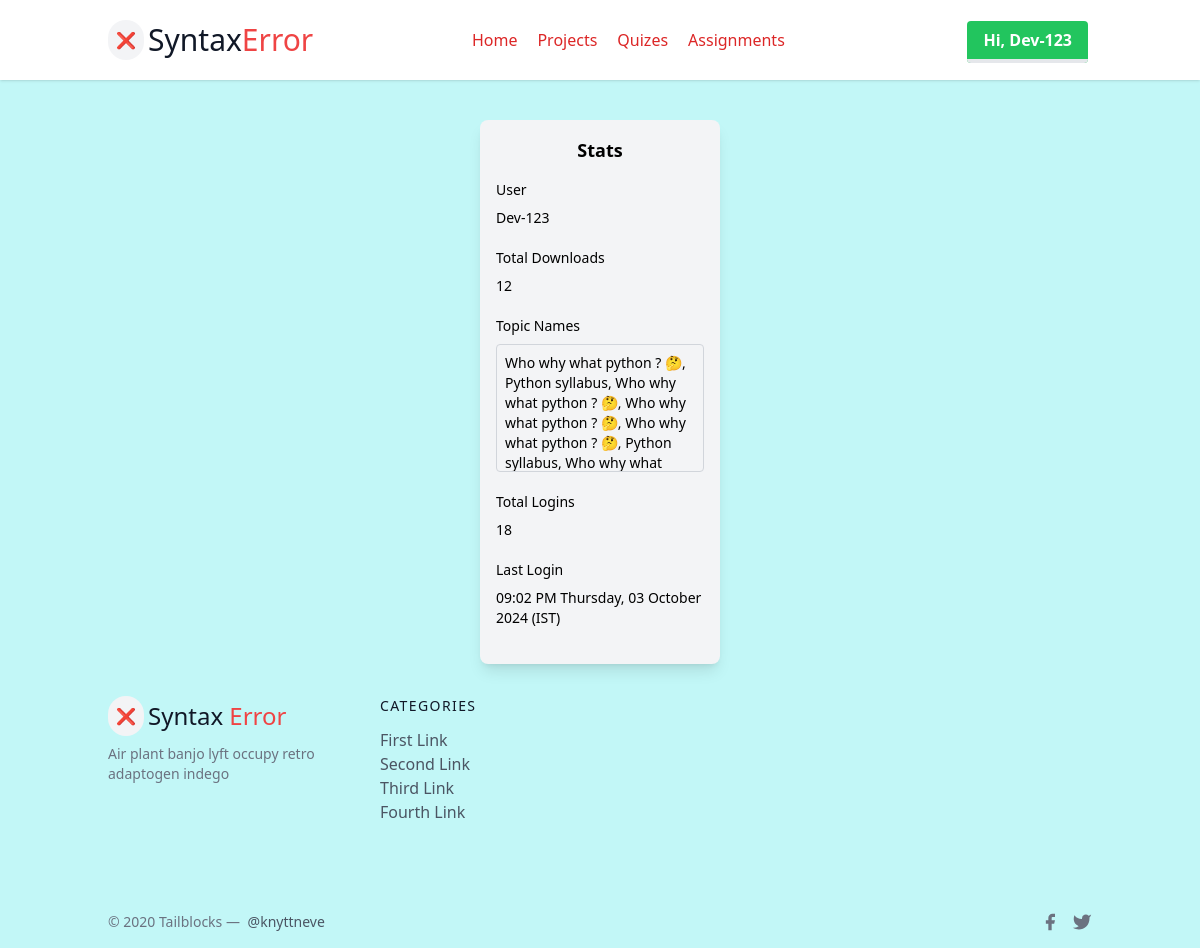
Screenshot of /view-stats/ (signed in) with the database file from the repository.
### all_apps/users/models.py (models this page shows, shortened)
class Stats(models.Model):
    profile = models.OneToOneField(Profile, on_delete=models.CASCADE)  # One-to-One relationship with Profile
    total_downloads = models.IntegerField(null=True, default=0)
    topic_names = models.TextField(null=True, blank=True)
    total_logins = models.IntegerField(null=True, default=0)
    last_login = models.CharField(null=True, blank=True,max_length=200)

class Profile(models.Model):
    user = models.OneToOneField(User, on_delete=models.CASCADE)
    image = models.ImageField(upload_to='profile_images/', default='profile_images/default.jpg')
    full_name = models.CharField(max_length=20, null=True, blank=True)
    email = models.EmailField(null=True)
    bio = models.TextField(null=True, blank=True)
    phone = models.CharField(max_length=15, null=True, blank=True)
    facebook = models.CharField(max_length=500, null=True, blank=True)
    github = models.CharField(max_length=500, null=True, blank=True)
    linkedin = models.CharField(max_length=500, null=True, blank=True)
    insta = models.CharField(max_length=500, null=True, blank=True)
    twitter = models.CharField(max_length=500, null=True, blank=True)

### all_apps/users/views.py (the view)
# urls.py: path('view-stats/', view_stats, name='view-stats'),
def view_stats(request):
    stats = Stats.objects.get(profile__user=request.user)
    return render(request, 'stats.html', {'stats': stats})

### all_apps/users/templates/stats.html
{% extends "base.html" %}
{% block content %}
<div class="flex justify-center mt-10">
    <div class="bg-gray-100 w-1/5 rounded-lg shadow-lg">
        <div class="p-4">
            <h2 class="text-lg font-semibold text-center mb-4">Stats</h2>
            <div class="mb-5">
                <label class="block mb-2 text-sm font-medium text-black-900 dark:text-black">User</label>
                <p class="text-sm text-black-700">{{ stats.profile.user.username }}</p>
            </div>
            <div class="mb-5">
                <label class="block mb-2 text-sm font-medium text-black-900 dark:text-black">Total Downloads</label>
                <p class="text-sm text-black-700">{{ stats.total_downloads }}</p>
            </div>
            <div class="mb-5">
                <label class="block mb-2 text-sm font-medium text-black-900 dark:text-black">Topic Names</label>
                <div class="text-sm text-black-700 h-32 overflow-y-auto p-2 border border-gray-300 rounded">
                    {{ stats.topic_names }}
                </div>
            </div>
            <div class="mb-5">
                <label class="block mb-2 text-sm font-medium text-black-900 dark:text-black">Total Logins</label>
                <p class="text-sm text-black-700">{{ stats.total_logins }}</p>
            </div>
            <div class="mb-5">
                <label class="block mb-2 text-sm font-medium text-black-900 dark:text-black">Last Login</label>
                <p class="text-sm text-black-700">{{ stats.last_login }}</p>
            </div>
        </div>
    </div>
</div>
{% endblock content %}

### templates/base.html (shortened to what this page needs)
{% load static %}
<!doctype html>
<html>
<head>
  <script src="https://cdn.tailwindcss.com"></script>
</head>
<body style="background-color:rgb(194, 247, 247);">
<header class="text-gray-600 body-font bg-white shadow sticky w-full top-0">
  <div class="container mx-auto flex flex-wrap p-5 flex-col md:flex-row items-center">
    <a class="flex title-font font-medium items-center  text-gray-900 mb-4 md:mb-0">
      <span class="bg-gray-100 rounded-full p-2">❌</span>
      <span class="ml-1 text-2xl sm:text-xl md:text-3xl">Syntax<span class="text-red-500">Error</span></span>
    </a>
    <nav class="md:ml-auto md:mr-auto flex flex-wrap items-center text-base justify-center">
      <a href="{% url 'home' %}" class="mr-5 hover:text-gray-900 text-red-600">Home</a>
      <a href="{% url "all-projects" %}" class="mr-5 hover:text-gray-900 text-red-600">Projects</a>
      <a href="#" class="mr-5 hover:text-gray-900 text-red-600">Quizes</a>
      <a href="{% url 'all-assignment' %}" class="mr-5 hover:text-gray-900 text-red-600">Assignments</a>
    </nav>
    {% if request.user.is_authenticated %}
    <a href="{% url 'profile' %}">
      <span class="bg-green-500 m-1 hover:bg-blue-400 text-white font-bold py-2 px-4 border-b-4  hover:border-blue-500 rounded"> Hi, {{ request.user.username }} </span>
    </a>
    {% endif %}
  </div>
</header>
{% block content %}
{% endblock content %}
<footer class="text-gray-600 body-font">
  <div class="container px-5 py-8 mx-auto flex flex-wrap md:flex-nowrap flex-col sm:flex-row">
    <div class="w-64 flex-shrink-0 md:mx-0 mx-auto text-center md:text-left">
      <a class="flex title-font font-medium items-center justify-center md:justify-start text-gray-900">
        <span class="bg-gray-100 rounded-full p-2">❌</span>
        <span class="ml-1 text-2xl">Syntax <span class="text-red-500">Error</span></span>
      </a>
      <p class="mt-2 text-sm text-gray-500">Air plant banjo lyft occupy retro adaptogen indego</p>
    </div>
    <div class="flex-grow flex flex-wrap justify-center md:justify-start mt-10 md:mt-0">
      <div class="lg:w-1/4 md:w-1/2 px-4">
        <h2 class="title-font font-medium text-gray-900 tracking-widest text-sm mb-3">CATEGORIES</h2>
        <nav class="list-none mb-10">
          <li><a class="text-gray-600 hover:text-gray-800">First Link</a></li>
          <li><a class="text-gray-600 hover:text-gray-800">Second Link</a></li>
          <li><a class="text-gray-600 hover:text-gray-800">Third Link</a></li>
          <li><a class="text-gray-600 hover:text-gray-800">Fourth Link</a></li>
        </nav>
      </div>
    </div>
  </div>
  <div class="">
    <div class="container mx-auto py-4 px-5 flex flex-wrap flex-col sm:flex-row justify-between">
      <p class="text-gray-500 text-sm text-center sm:text-left">© 2020 Tailblocks —
        <a href="https://twitter.com/knyttneve" class="text-gray-600 ml-1" target="_blank">@knyttneve</a>
      </p>
      <span class="inline-flex sm:ml-auto sm:mt-0 mt-2 justify-center sm:justify-start">
        <a class="text-gray-500">
          <svg fill="currentColor" stroke-linecap="round" stroke-linejoin="round" stroke-width="2" class="w-5 h-5" viewBox="0 0 24 24">
            <path d="M18 2h-3a5 5 0 00-5 5v3H7v4h3v8h4v-8h3l1-4h-4V7a1 1 0 011-1h3z"></path>
          </svg>
        </a>
        <a class="ml-3 text-gray-500">
          <svg fill="currentColor" stroke-linecap="round" stroke-linejoin="round" stroke-width="2" class="w-5 h-5" viewBox="0 0 24 24">
            <path d="M23 3a10.9 10.9 0 01-3.14 1.53 4.48 4.48 0 00-7.86 3v1A10.66 10.66 0 013 4s-4 9 5 13a11.64 11.64 0 01-7 2c9 5 20 0 20-11.5a4.5 4.5 0 00-.08-.83A7.72 7.72 0 0023 3z"></path>
          </svg>
        </a>
      </span>
    </div>
  </div>
</footer>
</body>
</html>

### rows the page displays
Stats: profile.user.username "Dev-123", total_downloads "12", topic_names "Who why what python ? 🤔, Python syllabus, Who why what python ? 🤔, Who why what python ? 🤔, Who why what python ? 🤔, Python syllabus, Who why what…", total_logins "18", last_login "09:02 PM Thursday, 03 October 2024 (IST)"

### other values shown
{{ request.user.username }} "Dev-123"
